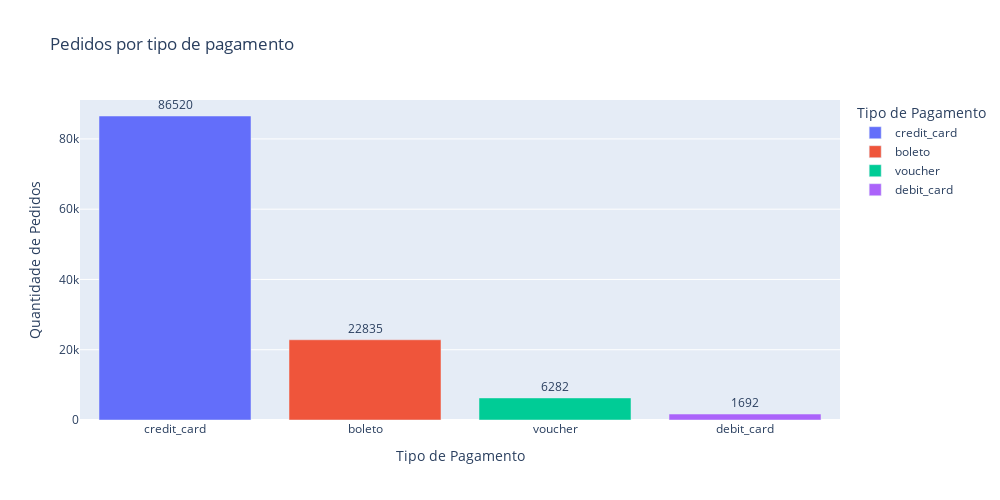

The notebook cell saved with this chart:
### Code cell
# Gráfico de barras mostrando a quantidade de pedidos por tipo de pagamento

fig = px.bar(payment_counts, x='Tipo_pagamento', y='contagem', color='Tipo_pagamento', text='contagem',
            title='Pedidos por tipo de pagamento', labels={'contagem':'Quantidade de Pedidos', 'Tipo_pagamento':'Tipo de Pagamento'})

fig.update_traces(textposition='outside', texttemplate='%{text}', textfont_size=12)
fig.update_layout(width=1000, height=500)
fig.show()

### Figure 1 — Plotly figure (JSON) as saved in the notebook; plotly's stock layout.template omitted (floating-point values rounded to 4 significant figures)
{"data": [{"alignmentgroup": "True", "hovertemplate": "Tipo de Pagamento=%{x}<br>Quantidade de Pedidos=%{text}<extra></extra>", "legendgroup": "credit_card", "marker": {"color": "#636efa", "pattern": {"shape": ""}}, "name": "credit_card", "offsetgroup": "credit_card", "orientation": "v", "showlegend": true, "text": [86520], "textfont": {"size": 12}, "textposition": "outside", "texttemplate": "%{text}", "type": "bar", "x": ["credit_card"], "xaxis": "x", "y": [86520], "yaxis": "y"}, {"alignmentgroup": "True", "hovertemplate": "Tipo de Pagamento=%{x}<br>Quantidade de Pedidos=%{text}<extra></extra>", "legendgroup": "boleto", "marker": {"color": "#EF553B", "pattern": {"shape": ""}}, "name": "boleto", "offsetgroup": "boleto", "orientation": "v", "showlegend": true, "text": [22835], "textfont": {"size": 12}, "textposition": "outside", "texttemplate": "%{text}", "type": "bar", "x": ["boleto"], "xaxis": "x", "y": [22835], "yaxis": "y"}, {"alignmentgroup": "True", "hovertemplate": "Tipo de Pagamento=%{x}<br>Quantidade de Pedidos=%{text}<extra></extra>", "legendgroup": "voucher", "marker": {"color": "#00cc96", "pattern": {"shape": ""}}, "name": "voucher", "offsetgroup": "voucher", "orientation": "v", "showlegend": true, "text": [6282], "textfont": {"size": 12}, "textposition": "outside", "texttemplate": "%{text}", "type": "bar", "x": ["voucher"], "xaxis": "x", "y": [6282], "yaxis": "y"}, {"alignmentgroup": "True", "hovertemplate": "Tipo de Pagamento=%{x}<br>Quantidade de Pedidos=%{text}<extra></extra>", "legendgroup": "debit_card", "marker": {"color": "#ab63fa", "pattern": {"shape": ""}}, "name": "debit_card", "offsetgroup": "debit_card", "orientation": "v", "showlegend": true, "text": [1692], "textfont": {"size": 12}, "textposition": "outside", "texttemplate": "%{text}", "type": "bar", "x": ["debit_card"], "xaxis": "x", "y": [1692], "yaxis": "y"}], "layout": {"barmode": "relative", "height": 500, "legend": {"title": {"text": "Tipo de Pagamento"}, "tracegroupgap": 0}, "title": {"text": "Pedidos por tipo de pagamento"}, "width": 1000, "xaxis": {"anchor": "y", "autorange": true, "categoryarray": ["credit_card", "boleto", "voucher", "debit_card"], "categoryorder": "array", "domain": [0, 1], "range": [-0.5, 3.5], "title": {"text": "Tipo de Pagamento"}, "type": "category"}, "yaxis": {"anchor": "x", "autorange": true, "domain": [0, 1], "range": [0, 91070.0], "title": {"text": "Quantidade de Pedidos"}, "type": "linear"}}}
